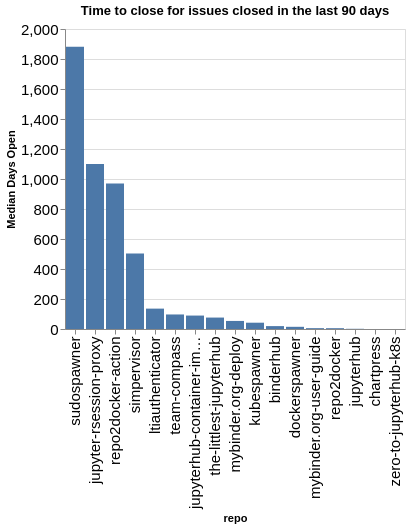

Notebook code for this chart:
### Code cell
time_open = closed.groupby(['org', 'repo']).agg({'time_open': 'median'}).reset_index()
time_open['time_open'] = time_open['time_open'] / (60 * 60 * 24)
time_open['org/repo'] = time_open.apply(lambda a: a['org'] + '/' + a['repo'], axis=1)
sorted_vals = time_open.sort_values(['org', 'time_open'], ascending=False)['repo'].values
alt.Chart(data=time_open, title=f"Time to close for issues closed in the last {n_days} days").mark_bar().encode(
    x=alt.X('repo', sort=alt.Sort(sorted_vals.tolist())),
    y=alt.Y('time_open', title="Median Days Open"),
)

### Figure 1 — Vega-Lite specification as saved in the notebook (floating-point values rounded to 4 significant figures)
{"config": {"axisLeft": {"labelFontSize": 15}, "axisBottom": {"labelFontSize": 15}}, "data": {"name": "data-fefd75d39f411f4e61dc3ecfd07da944"}, "mark": {"type": "bar"}, "encoding": {"x": {"field": "repo", "sort": ["sudospawner", "jupyter-rsession-proxy", "repo2docker-action", "simpervisor", "ltiauthenticator", "team-compass", "jupyterhub-container-images", "the-littlest-jupyterhub", "mybinder.org-deploy", "kubespawner", "binderhub", "dockerspawner", "mybinder.org-user-guide", "repo2docker", "jupyterhub", "chartpress", "zero-to-jupyterhub-k8s"], "type": "nominal"}, "y": {"field": "time_open", "title": "Median Days Open", "type": "quantitative"}}, "title": "Time to close for issues closed in the last 90 days", "$schema": "https://vega.github.io/schema/vega-lite/v5.20.1.json", "datasets": {"data-fefd75d39f411f4e61dc3ecfd07da944": [{"org": "jupyterhub", "repo": "binderhub", "time_open": 19.28, "org/repo": "jupyterhub/binderhub"}, {"org": "jupyterhub", "repo": "chartpress", "time_open": 0.09798, "org/repo": "jupyterhub/chartpress"}, {"org": "jupyterhub", "repo": "dockerspawner", "time_open": 14.6, "org/repo": "jupyterhub/dockerspawner"}, {"org": "jupyterhub", "repo": "jupyter-rsession-proxy", "time_open": 1100.0, "org/repo": "jupyterhub/jupyter-rsession-proxy"}, {"org": "jupyterhub", "repo": "jupyterhub", "time_open": 1.361, "org/repo": "jupyterhub/jupyterhub"}, {"org": "jupyterhub", "repo": "jupyterhub-container-images", "time_open": 89.59, "org/repo": "jupyterhub/jupyterhub-container-images"}, {"org": "jupyterhub", "repo": "kubespawner", "time_open": 42.01, "org/repo": "jupyterhub/kubespawner"}, {"org": "jupyterhub", "repo": "ltiauthenticator", "time_open": 135.9, "org/repo": "jupyterhub/ltiauthenticator"}, {"org": "jupyterhub", "repo": "mybinder.org-deploy", "time_open": 53.76, "org/repo": "jupyterhub/mybinder.org-deploy"}, {"org": "jupyterhub", "repo": "mybinder.org-user-guide", "time_open": 5.652, "org/repo": "jupyterhub/mybinder.org-user-guide"}, {"org": "jupyterhub", "repo": "repo2docker", "time_open": 5.443, "org/repo": "jupyterhub/repo2docker"}, {"org": "jupyterhub", "repo": "repo2docker-action", "time_open": 969.2, "org/repo": "jupyterhub/repo2docker-action"}, {"org": "jupyterhub", "repo": "simpervisor", "time_open": 503.8, "org/repo": "jupyterhub/simpervisor"}, {"org": "jupyterhub", "repo": "sudospawner", "time_open": 1881.0, "org/repo": "jupyterhub/sudospawner"}, {"org": "jupyterhub", "repo": "team-compass", "time_open": 96.91, "org/repo": "jupyterhub/team-compass"}, {"org": "jupyterhub", "repo": "the-littlest-jupyterhub", "time_open": 76.24, "org/repo": "jupyterhub/the-littlest-jupyterhub"}, {"org": "jupyterhub", "repo": "zero-to-jupyterhub-k8s", "time_open": 0.007703, "org/repo": "jupyterhub/zero-to-jupyterhub-k8s"}]}}
